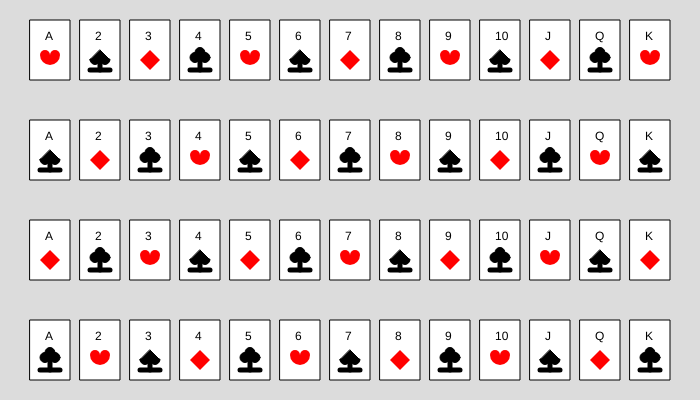
Frame 1 (no input)
Frame 60 (no input): identical to frame 1, image omitted
Frame 120 (the mouse pressed at the canvas centre since frame 60): identical to frame 1, image omitted

The p5.js sketch that drew this single still picture (run headless with seeded random() and noise() and a simulated clock; from frame 60 on, the mouse is pressed at the canvas centre):

// p5.js sketch
// ── sketch.js
//Daehyeon Kim
//Deck of Cards Assignment
//CS099
//Spring, 2020
var x
var y
function setup() {
  createCanvas(700, 400);
}

function draw() {
  background(220);
  rectMode(CENTER)
  y = 50
  for(let row = 1; row < 5; row+=1){
    x = 50 
  for(let column = 1; column < 14; column += 1){
    rect(x,y,40,60)
    if(column==1){text('A', x-5, y-10)}
    if(column==11){text('J', x-5, y-10)}
    if(column==12){text('Q', x-5, y-10)}
    if(column==13){text('K', x-5, y-10)}
    else if(column>=2 && column<=10){text(column, x-5, y-10)}
    
    var k = (column % 4)+row
    if(k >= 4){k-=4}
    if(k == 3){spd()}
    else if(k == 0){dia()}
    else if(k == 2){hrt()}
    else if(k == 1){clv()}
    
    x+=50
    
    }
    y+=100
    
           }
}


function spd(){
  push()
  fill(0)
  triangle(x,y,x+10,y+10,x-10,y+10)
  arc(x-5,y+9.5,10,10,0,PI,CHORD)
  arc(x+5,y+9.5,10,10,0,PI,CHORD)
  push()
  strokeWeight(5)
  line(x,y+10,x,y+20)
  line(x-10,y+20,x+10,y+20)
  pop()
  pop()
}

function dia(){
push()
  noStroke()
  fill(255,0,0)
  quad(x,y, x+10,y+10,x,y+20,x-10,y+10)
  pop()
}

function hrt(){
push()
  noStroke()
  fill(255,0,0)
  arc(x+5,y+5,10,10,PI,2*PI,CHORD)
  arc(x-5,y+5,10,10,PI,2*PI,CHORD)
  arc(x,y+5,20,20,PI/2,PI,PIE)
  arc(x,y+5,20,20,0,PI/2,PIE)
  pop()
}
function clv() {
  push()
  fill(0)
  circle(x,y+2.5,10)
  circle(x-5,y+7.5,10)
  circle(x+5,y+7.5,10)
  strokeWeight(5)
  line(x,y+10,x,y+20)
  line(x-10,y+20,x+10,y+20)
  pop()}
